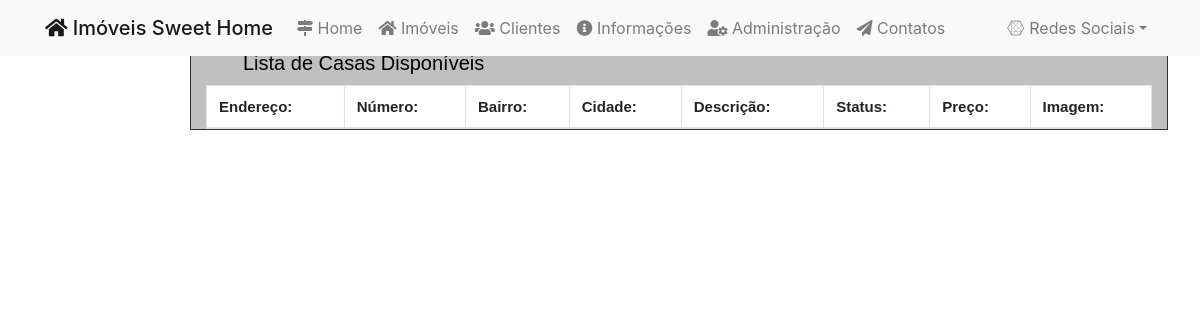
/login/imoveis.php, run on an earlier commit of the app's database.
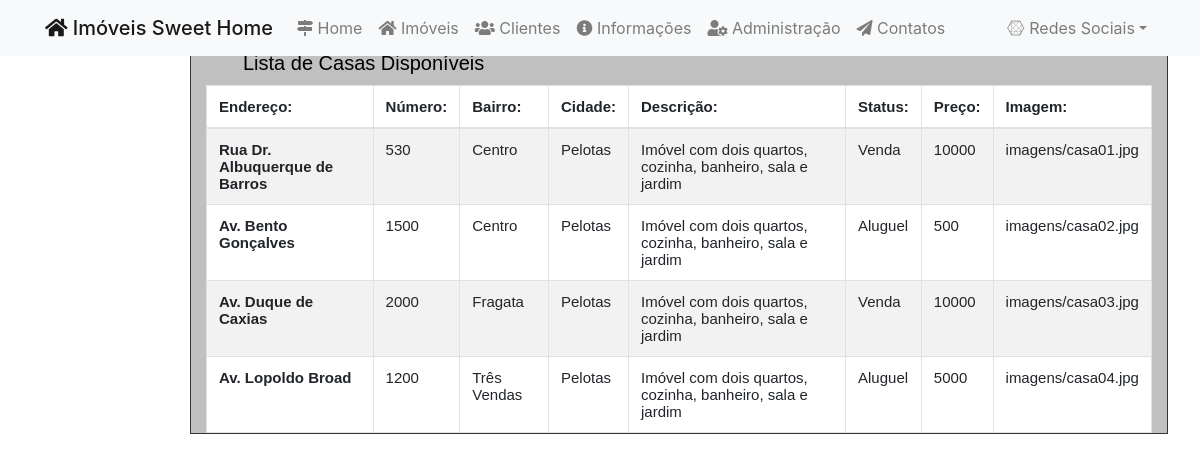
And on a later commit of the database.
### tables this page shows
CREATE TABLE `imoveis` (
  `id` int(11) NOT NULL,
  `endereco` varchar(200) NOT NULL,
  `numero` varchar(20) NOT NULL,
  `bairro` varchar(100) NOT NULL,
  `cidade` varchar(100) NOT NULL,
  `descricao` text NOT NULL,
  `status` varchar(50) NOT NULL,
  `preco` float NOT NULL,
  `imagem` varchar(200) NOT NULL
);

### login/imoveis.php (the view, shortened to what this page needs)
<?php
include '../includes/conexao.php';
?>
<!DOCTYPE html>
<html lang="pt-br">
<head>
    <link rel="stylesheet" type="text/css" href="css/estilo.css">
    <link rel="stylesheet" type="text/css" href="css/usuario.css">
    <link rel="stylesheet" href="https://use.fontawesome.com/releases/v5.3.1/css/all.css">
</head>
<body>
    <nav class="navbar navbar-expand-lg navbar-light bg-light mb-15">
        <div class="container">
            <a href="../index.php" class="navbar-brand h1 mb-0"><i class="fas fa-home"></i> Imóveis Sweet Home</a>
            <div class="collapse navbar-collapse" id="navbarSite">
                <ul class="navbar-nav mr-auto">
                    <li class="nav-item">
                        <a class="nav-link" href="../index.php"><i class="fas fa-map-signs"></i> Home</a>
                    </li>
                    <li class="nav-item">
                        <a class="nav-link" href="imoveis.php"><i class="fas fa-home"></i> Imóveis</a>
                    </li>
                    <li class="nav-item">
                        <a class="nav-link" href="../clientes.php"><i class="fas fa-users"></i> Clientes</a>
                    </li>
                    <li class="nav-item">
                        <a class="nav-link" href="#"><i class="fas fa-info-circle"></i> Informações</a>
                    </li>
                    <li class="nav-item">
                        <a class="nav-link" href="index.php"><i class="fas fa-user-cog"></i> Administração</a>
                    </li>
                    <li class="nav-item">
                        <a class="nav-link" href="../contatos.php"><i class="fas fa-paper-plane"></i> Contatos</a>
                    </li>
                </ul>
                <ul class="navbar-nav ml-auto">
                    <li class="nav-item dropdown">
                        <a href="#" class="nav-link dropdown-toggle" data-toggle="dropdown" id="navDrop"><i class="fab fa-connectdevelop"></i> Redes Sociais</a>
                    </li>
                </ul>
            </div>
        </div>
    </nav>
    <link rel="stylesheet" href="../css/bootstrap.min.css">
    <div id="box_usuarios">
        <?php
        $sql = "SELECT * FROM imoveis WHERE endereco != ''";
        $result = mysqli_query($conexao, $sql);
        if (mysqli_num_rows($result) == '') {
            echo "<h2>Não existem imóveis cadastrados!!</h2>";
        } else {
            ?>
            <div class="container">
                <h1 class="page-header">Lista de Casas Disponíveis</h1>
                <div class="table-responsive">
                    <table class="table table-striped table-bordered table-hover">
                        <thead>
                            <tr>
                                <th>Endereço:</th>
                                <th>Número:</th>
                                <th>Bairro:</th>
                                <th>Cidade:</th>
                                <th>Descrição:</th>
                                <th>Status:</th>
                                <th>Preço:</th>
                                <th>Imagem:</th>
                            </tr>
                        </thead>
                        <tbody>
                            <?php
                                while ($res_1 = mysqli_fetch_array($result)) {
                                    $endereco = utf8_encode($res_1['endereco']);
                                    $numero = $res_1['numero'];
                                    $bairro = utf8_encode($res_1['bairro']);
                                    $cidade = utf8_encode($res_1['cidade']);
                                    $descricao = utf8_encode($res_1['descricao']);
                                    $status = utf8_encode($res_1['status']);
                                    $preco = $res_1['preco'];
                                    $imagem = $res_1['imagem'];
                                    ?>
                                <tr>
                                    <th><?php echo $endereco ?></th>
                                    <td><?php echo $numero ?></td>
                                    <td><?php echo $bairro ?></td>
                                    <td><?php echo $cidade ?></td>
                                    <td><?php echo $descricao ?></td>
                                    <td><?php echo $status ?></td>
                                    <td><?php echo $preco ?></td>
                                    <td><?php echo $imagem ?></td>
                                </tr>
                            <?php
                                }
                                ?>
                        </tbody>
                    </table>
                </div>
            </div>
        <?php
        }
        ?>
    </div>
</body>
</html>

What changed in the data, as far as the page shows it:
added imoveis: endereco "Rua Dr. Albuquerque de Barros", numero "530", bairro "Centro", cidade "Pelotas", descricao "Imóvel com dois quartos, cozinha, banheiro, sala e jardim", status "Venda", preco "10000", imagem "imagens/casa01.jpg"
added imoveis: endereco "Av. Bento Gonçalves", numero "1500", bairro "Centro", cidade "Pelotas", descricao "Imóvel com dois quartos, cozinha, banheiro, sala e jardim", status "Aluguel", preco "500", imagem "imagens/casa02.jpg"
added imoveis: endereco "Av. Duque de Caxias", numero "2000", bairro "Fragata", cidade "Pelotas", descricao "Imóvel com dois quartos, cozinha, banheiro, sala e jardim", status "Venda", preco "10000", imagem "imagens/casa03.jpg"
added imoveis: endereco "Av. Lopoldo Broad", numero "1200", bairro "Três Vendas", cidade "Pelotas", descricao "Imóvel com dois quartos, cozinha, banheiro, sala e jardim", status "Aluguel", preco "5000", imagem "imagens/casa04.jpg"
